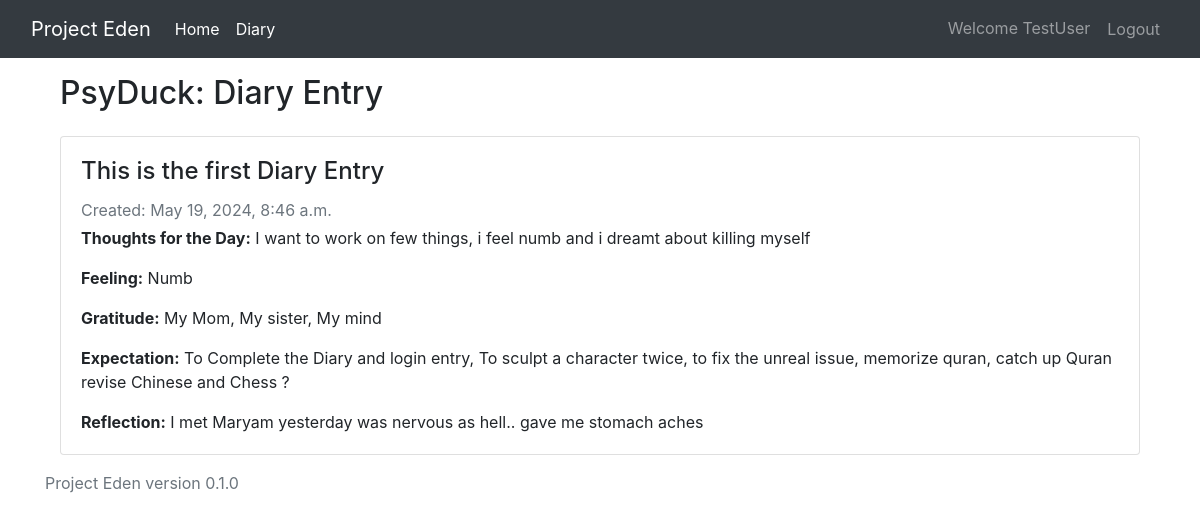
Page /diary/1/ (signed in) on the committed database.
### Haven/models.py (models this page shows, shortened)
class Diary(models.Model):
    Feelings_CHOICES = [
        ('anger', "Anger"),
        ('frustrated', "Frustrated"),
        ('happy', "Happy"),
        ('calm', "Calm"),
        ('numb', "Numb"),
        ('sad', "Sad"),
        ('excited', "Excited")
    ]
    Privacy_Choise = [
        ('public', "Public"),
        ('private', 'Private')
    ]
    user = models.ForeignKey(User, on_delete=models.CASCADE)
    title = models.CharField(max_length=200)
    thoughts_for_the_day = models.TextField()
    expectation = models.TextField()
    reflection = models.TextField()
    feeling = models.CharField(max_length=10, choices=Feelings_CHOICES)
    privacy = models.CharField(max_length=10, choices=Privacy_Choise, default='Private')
    gratitude = models.TextField()
    created_at = models.DateTimeField(auto_now_add=True)

### Haven/views.py (the view)
# urls.py: path('diary/<int:pk>/', DiaryDetailView.as_view(), name='diary_detail'),
@method_decorator(login_required, name='dispatch')
class DiaryDetailView(DetailView):
    model = Diary
    template_name = "diary_detail.html"

### Haven/templates/diary_detail.html (shortened to what this page needs)
{% extends "base.html" %}
{% block content %}
<div class="container mt-3">
    <h2 class="mb-4">PsyDuck: Diary Entry</h2>
    <div class="card">
        <div class="card-body">
            <h4 class="card-title">{{ object.title }}</h4>
            <p class="card-text text-muted mb-1">Created: {{ object.created_at }}</p>
            <p class="card-text"><strong>Thoughts for the Day:</strong> {{ object.thoughts_for_the_day }}</p>
            <p class="card-text"><strong>Feeling:</strong> {{ object.get_feeling_display }}</p>
            <p class="card-text"><strong>Gratitude:</strong> {{ object.gratitude }}</p>
            <p class="card-text"><strong>Expectation:</strong> {{ object.expectation }}</p>
            <p class="card-text"><strong>Reflection:</strong> {{ object.reflection }}</p>
        </div>
    </div>
</div>
{% endblock content %}

### Haven/templates/base.html (shortened to what this page needs)
{% load static %}
<!doctype html>
<html lang="en">
  <head>
    <link rel="stylesheet" href="https://cdn.jsdelivr.net/npm/bootstrap@4.0.0/dist/css/bootstrap.min.css">
  </head>
  <body>
    <header>
        <nav class="navbar navbar-expand-lg navbar-dark bg-dark">
            <div class="container-fluid">
                <a class="navbar-brand" href="#">Project Eden</a>
                <div class="collapse navbar-collapse" id="navbarNav">
                  <ul class="navbar-nav">
                    <li class="nav-item">
                      <a class="nav-link active" aria-current="page" href="{% url 'home'%}">Home</a>
                    </li>
                    {% if user.is_authenticated %}
                    <li class="nav-item">
                        <a class="nav-link active" aria-current="page" href="{% url 'diary_list'%}">Diary</a>
                    </li>
                    {% endif %}
                    <ul>
                    </div>
                    <div class="navbar-nav">
                        {% if user.is_authenticated %}
                            <a class="nav-item nav-link" href="">Welcome {{user.username}}</a>
                        <form action="{% url 'logout' %}" method="post" class="nav-item">
                            <button type="submit" class="btn btn-link nav-link">Logout</button>
                        </form>
                        {% else %}
                            <a class="nav-item nav-link" href="{% url 'login'%}">Login</a>
                            <a class="nav-item nav-link" href="{% url 'register'%}">Register</a>
                        {% endif %}
                    </div>
                </div>
        </nav>
    </header>
    <div class="container">
        {% block content %} {% endblock content %}
    </div>
    <footer class="footer mt-auto py-3">
        <div class="container">
          <span class="text-muted">Project Eden version 0.1.0</span>
        </div>
      </footer>
  </body>
</html>

### rows in the picture
Diary: title "This is the first Diary Entry", created_at "May 19, 2024, 8:46 a.m.", thoughts_for_the_day "I want to work on few things, i feel numb and i dreamt about killing myself", feeling "Numb", gratitude "My Mom, My sister, My mind", expectation "To Complete the Diary and login entry, To sculpt a character twice, to fix the unreal issue, memorize quran, catch up Quran revise Chinese and Chess ?", reflection "I met Maryam yesterday was nervous as hell.. gave me stomach aches"

### other values in the picture
{{ user.username }} "TestUser"
